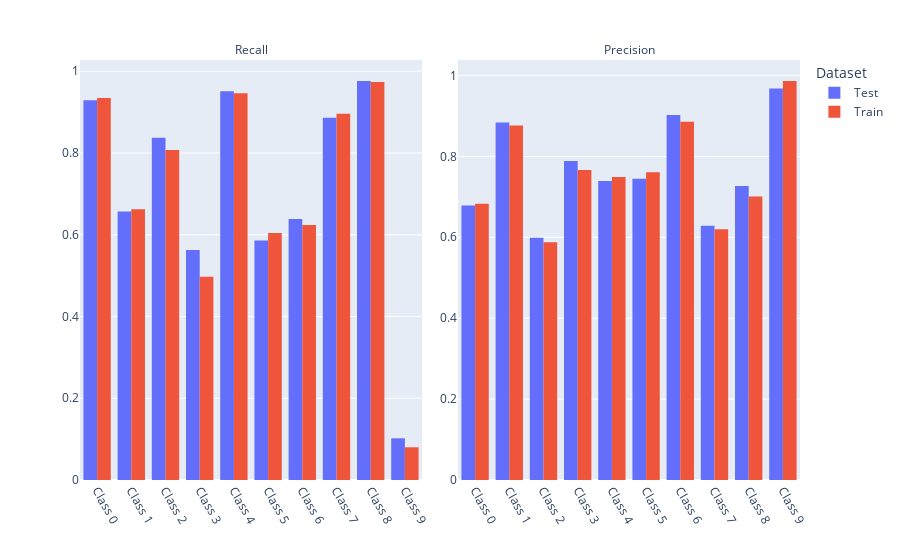

Notebook source saved alongside this figure:
### Markdown cell above
## Running peformance report on classification

### Code cell
check = PerformanceReport(prediction_extract=nn.Softmax(dim=1))
check.run(train_ds, test_ds, model)

### Figure 1 — Plotly figure (JSON) as saved in the notebook; plotly's stock layout.template omitted (floating-point values rounded to 4 significant figures)
{"data": [{"alignmentgroup": "True", "bingroup": "x", "histfunc": "sum", "hovertemplate": "Dataset=Test<br>Metric=Recall<br>Class=%{x}<br>sum of Value=%{y}<extra></extra>", "legendgroup": "Test", "marker": {"color": "#636efa", "pattern": {"shape": ""}}, "name": "Test", "offsetgroup": "Test", "orientation": "v", "showlegend": true, "type": "histogram", "x": [0, 1, 2, 3, 4, 5, 6, 7, 8, 9], "xaxis": "x", "y": [0.929, 0.657, 0.8376, 0.5629, 0.951, 0.5862, 0.6385, 0.8862, 0.9762, 0.102], "yaxis": "y"}, {"alignmentgroup": "True", "bingroup": "x", "histfunc": "sum", "hovertemplate": "Dataset=Test<br>Metric=Precision<br>Class=%{x}<br>sum of Value=%{y}<extra></extra>", "legendgroup": "Test", "marker": {"color": "#636efa", "pattern": {"shape": ""}}, "name": "Test", "offsetgroup": "Test", "orientation": "v", "showlegend": false, "type": "histogram", "x": [0, 1, 2, 3, 4, 5, 6, 7, 8, 9], "xaxis": "x2", "y": [0.6789, 0.884, 0.5992, 0.7889, 0.7391, 0.7445, 0.9022, 0.6287, 0.727, 0.9681], "yaxis": "y2"}, {"alignmentgroup": "True", "bingroup": "x", "histfunc": "sum", "hovertemplate": "Dataset=Train<br>Metric=Recall<br>Class=%{x}<br>sum of Value=%{y}<extra></extra>", "legendgroup": "Train", "marker": {"color": "#EF553B", "pattern": {"shape": ""}}, "name": "Train", "offsetgroup": "Train", "orientation": "v", "showlegend": true, "type": "histogram", "x": [0, 1, 2, 3, 4, 5, 6, 7, 8, 9], "xaxis": "x", "y": [0.9344, 0.6621, 0.8074, 0.4976, 0.9461, 0.6043, 0.6241, 0.8962, 0.9737, 0.08006], "yaxis": "y"}, {"alignmentgroup": "True", "bingroup": "x", "histfunc": "sum", "hovertemplate": "Dataset=Train<br>Metric=Precision<br>Class=%{x}<br>sum of Value=%{y}<extra></extra>", "legendgroup": "Train", "marker": {"color": "#EF553B", "pattern": {"shape": ""}}, "name": "Train", "offsetgroup": "Train", "orientation": "v", "showlegend": false, "type": "histogram", "x": [0, 1, 2, 3, 4, 5, 6, 7, 8, 9], "xaxis": "x2", "y": [0.6826, 0.8765, 0.5875, 0.766, 0.7493, 0.7608, 0.8858, 0.6199, 0.7009, 0.9864], "yaxis": "y2"}], "layout": {"annotations": [{"font": {}, "showarrow": false, "text": "Recall", "x": 0.2375, "xanchor": "center", "xref": "paper", "y": 1, "yanchor": "bottom", "yref": "paper"}, {"font": {}, "showarrow": false, "text": "Precision", "x": 0.7625, "xanchor": "center", "xref": "paper", "y": 1, "yanchor": "bottom", "yref": "paper"}], "barmode": "group", "legend": {"title": {"text": "Dataset"}, "tracegroupgap": 0}, "margin": {"t": 60}, "xaxis": {"anchor": "y", "domain": [0, 0.475], "tickangle": 60, "tickprefix": "Class ", "title": {}, "type": "category"}, "xaxis2": {"anchor": "y2", "domain": [0.525, 1], "matches": "x", "tickangle": 60, "tickprefix": "Class ", "title": {}, "type": "category"}, "yaxis": {"anchor": "x", "domain": [0, 1], "showticklabels": true, "title": {}}, "yaxis2": {"anchor": "x2", "domain": [0, 1], "showticklabels": true, "title": {}}}}
